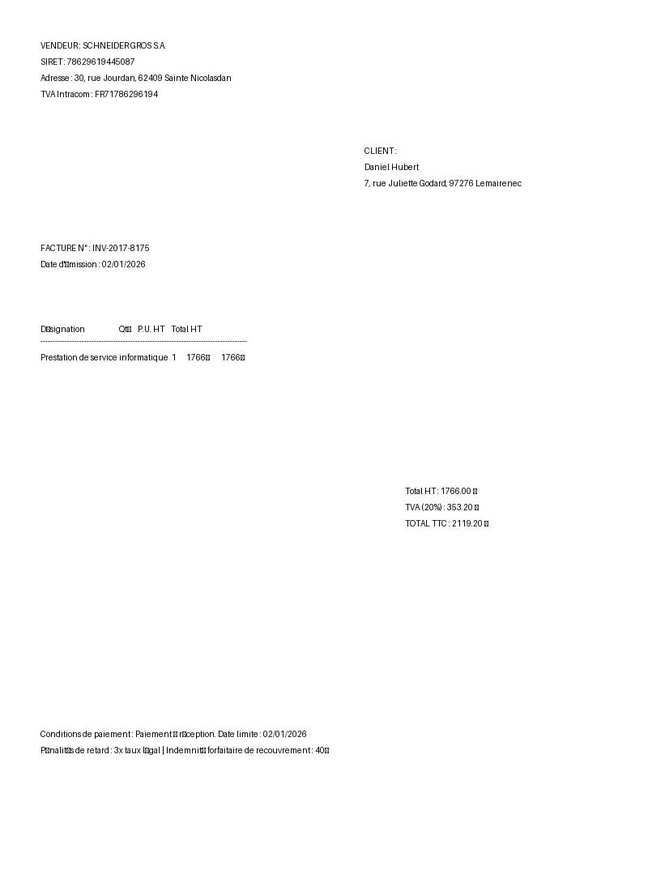
#> input picture processed_images/facture_droite_clean.jpg, 648 x 891 px, shrunk from 800 x 1100 before the run
$ python -i test_zonage.py   (imports and definitions only)
#> lines starting #> are read from the running program, lines starting #| are printed output that depends on the picture
import easyocr
import re
import json
import os
import cv2
import numpy as np
import glob

# --- ÉTAPE 1 : REDRESSEMENT DE L'IMAGE ---
def deskew_and_save(input_path, output_path):
#> called with output_path = 'out.png'
    image = cv2.imread(input_path)
#> image is the input picture: shape (891, 648, 3); min 0, max 255, mean 253
    if image is None: return None
    gray = cv2.cvtColor(image, cv2.COLOR_BGR2GRAY)
    gray_invert = cv2.bitwise_not(gray)
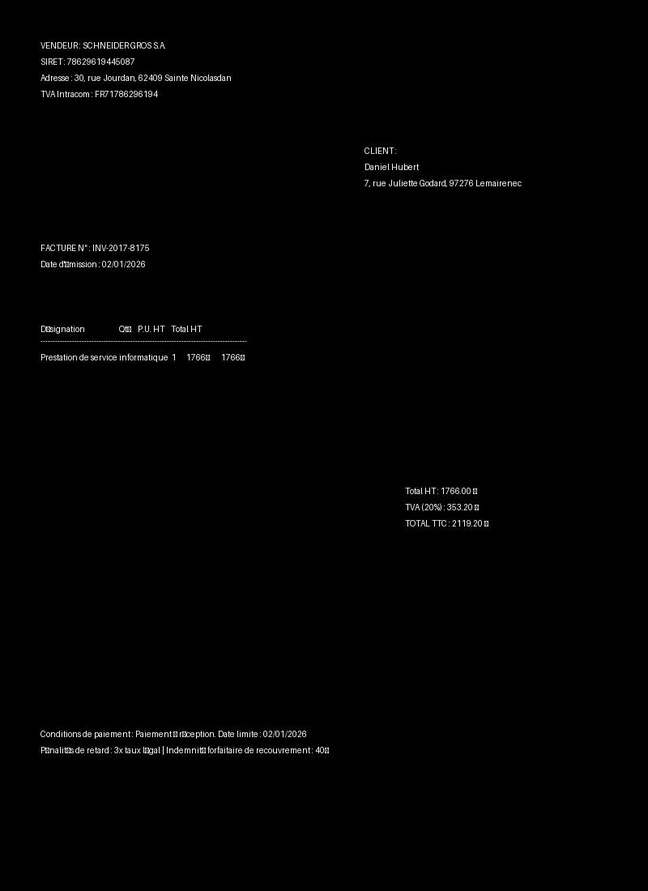
#> gray_invert: shape (891, 648); min 0, max 255, mean 2
    points = np.column_stack(np.where(gray_invert > 0))
#> points = 29422 pairs, first value 32 to 759, second value 32 to 527
    angle = cv2.minAreaRect(points)[-1]
#> angle = -90
    angle = -(90 + angle) if angle < -45 else -angle
#> angle = 0
    (h, w) = image.shape[:2]
#> h = 891; w = 648
    matrix = cv2.getRotationMatrix2D((w // 2, h // 2), angle, 1.0)
#> matrix = [[1, 0, 0], [0, 1, 0]]
    rotated = cv2.warpAffine(image, matrix, (w, h), flags=cv2.INTER_CUBIC, borderMode=cv2.BORDER_REPLICATE)
    cv2.imwrite(output_path, rotated)
    return output_path

# --- ÉTAPE 2 : EXTRACTION AMÉLIORÉE ---
# [85 lines left out: function extract_all_invoice_data, not called in this run]

# --- ÉTAPE 3 : TRAITEMENT ---
# [1 line that did not run here, left out]
# [6 lines not run here, left out]

>>> result = deskew_and_save('processed_images/facture_droite_clean.jpg', 'out.png')
